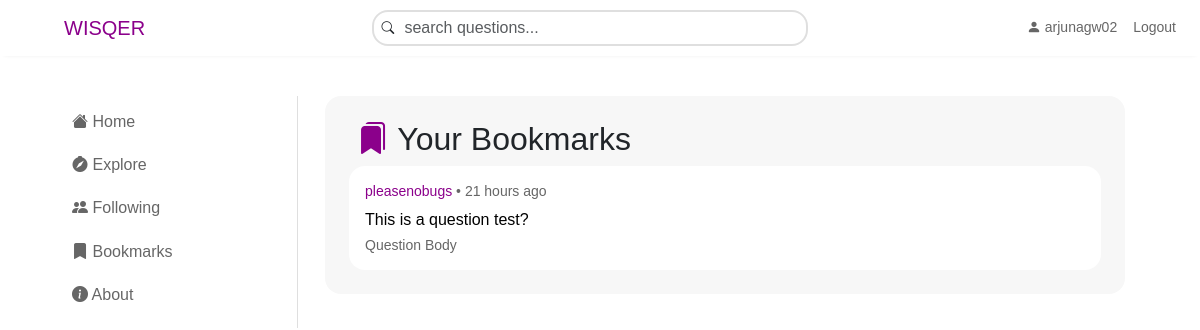
The page /admin/bookmarks/ (signed in) on the database as committed earlier.
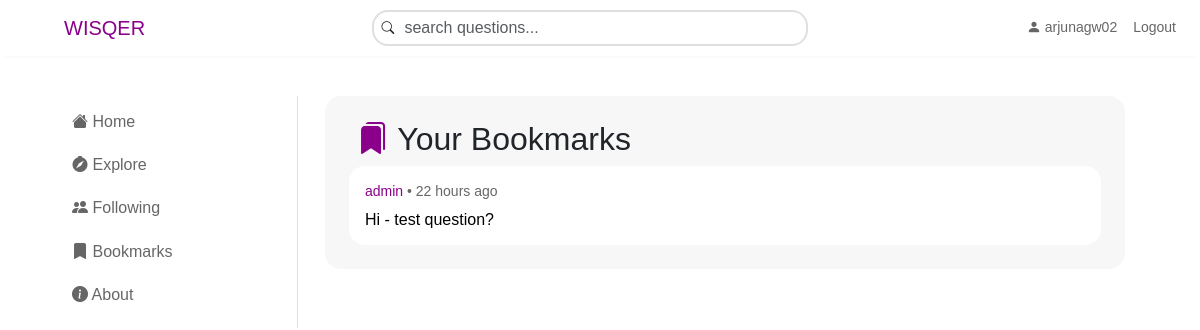
The same page on the database as committed later.
### polls/models.py (models this page shows, shortened)
class BookmarkTimestamp(models.Model):
    user = models.ForeignKey(settings.AUTH_USER_MODEL, on_delete=models.CASCADE)
    question = models.ForeignKey('Question', null=True, blank=True, on_delete=models.CASCADE)
    reply = models.ForeignKey('Reply', null=True, blank=True, on_delete=models.CASCADE)
    added_at = models.DateTimeField(default=now)
    class Meta:
        unique_together = ('user', 'question', 'reply')  # Prevent duplicate bookmarks

@reversion.register()
class Question(models.Model):
    user = models.ForeignKey(
        settings.AUTH_USER_MODEL,
        on_delete=models.SET_DEFAULT,
        default=get_deleted_user,
    )
    question_text = models.CharField(max_length=200)
    question_body = models.CharField(max_length=2000, blank=True)
    question_img = ResizedImageField(
        null=True,
        blank=True,
        quality=75,
        force_format="WEBP",
        keep_meta=False,
        upload_to="images/"
    )
    pub_date = models.DateTimeField("date published")
    rating = models.ManyToManyField(User, blank=True, related_name="question_rating")
    bookmark = models.ManyToManyField(User, blank=True, related_name="question_bookmark")

### polls/views.py (the view)
# urls.py: path("<str:username>/bookmarks/", BookmarkListView.as_view(), name="bookmarks"),
class BookmarkListView(LoginRequiredMixin, ListView):
    model=BookmarkTimestamp
    template_name = 'polls/bookmarks.html'
    context_object_name = 'bookmarks'
    def get_queryset(self):
        return BookmarkTimestamp.objects.filter(user=self.request.user).order_by("-added_at")

### polls/templates/polls/bookmarks.html (shortened to what this page needs)
{% extends "base.html" %}
{% load static %}
{% load humanize %}
{% block content %}
<div class="container-fluid mt-7 left-content">
    <div class="row">
        <div class="col-sm">
            <div class="left-menu d-flex flex-column justify-content-between align-items-between">
                <a class="item mt-3" href="{% url 'polls:index' %}"><i class="bi bi-house-fill"></i> Home</a><br>
                <a class="item" href="#" data-bs-toggle="tooltip" title="Explore Tab (Coming Soon)"><i class="bi bi-compass-fill"></i> Explore</a><br>
                {% if user.is_authenticated %}
                <a class="item" href="{% url 'polls:following' user.username user.id %}"><i class="bi bi-people-fill"></i> Following</a><br>
                {% else %}
                <a class="item" href="{% url 'accounts:login' %}?next={{request.path}}"><i class="bi bi-people-fill"></i> Following</a><br>
                {% endif %}
                {% if user.is_authenticated %}
                <a class="item" href="{% url 'polls:bookmarks' user.username %}"><i class="bi bi-bookmark-fill"></i> Bookmarks</a><br>
                {% else %}
                <a class="item" href="{% url 'accounts:login' %}?next={{request.path}}"><i class="bi bi-bookmark-fill"></i> Bookmarks</a><br>
                {% endif %}
                <a class="item" href="{% url 'polls:about' %}"><i class="bi bi-info-circle-fill"></i> About</a><br>
            </div>
        </div>
    </div>
</div>
<div class="container-fluid mt-7 center-content" style="background-color: hsl(0, 0%, 97%); padding:24px; border-radius:1rem;">
    <div class="row">
        <div class="col-sm">
            <h2 class="mx-2"><i class="bi bi-bookmarks-fill" style="color: darkmagenta;"></i> Your Bookmarks</h2>
            {% for bookmark in bookmarks %}
                {% if bookmark.question %}
                    <div class="card card-clickable mt-2" data-url="{% url 'polls:detail' bookmark.question.id bookmark.question.question_text %}"
                    onclick="window.location.href=this.dataset.url">
                        <div class="card-body comment">
                            <p class="username-style">
                                <a href="{% url 'accounts:user_account' bookmark.question.user.id %}">{{bookmark.question.user.username}}</a>
                                <span class="date-style">• {{bookmark.question.pub_date|naturaltime}}</span>
                            </p>
                            <p class="question-body mt-2">{{bookmark.question.question_text}}</p>
                            {% if bookmark.question.question_body %}
                                <p class="question-body-2 mt-2"> {{bookmark.question.question_body|truncatechars:140}}</p>
                            {% endif %}
                        </div>
                    </div>
                {% endif %}
            {% empty %}
                <h6 class="mt-2 mx-3">Any bookmarks you add will appear here!</h6>
            {% endfor %}
        </div>
    </div>
</div>
{% endblock content %}

Rows that differ between the two databases and show on the page:
removed BookmarkTimestamp: question.user.username "pleasenobugs", question.pub_date "21 hours ago", question.question_text "This is a question test?", question.question_body "Question Body"
added BookmarkTimestamp: question.user.username "admin", question.pub_date "22 hours ago", question.question_text "Hi - test question?"
